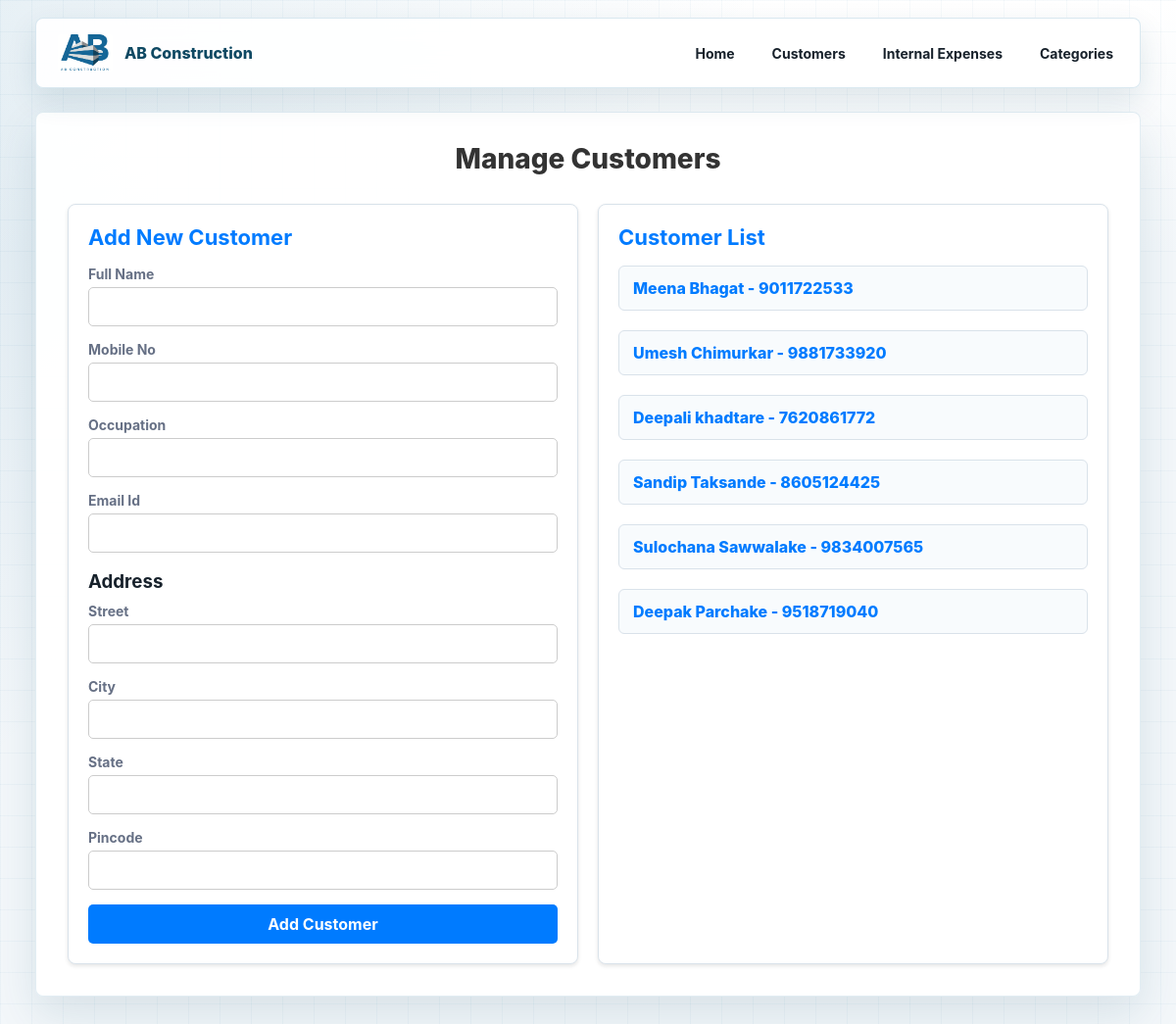
The page /customers on the database as committed earlier.
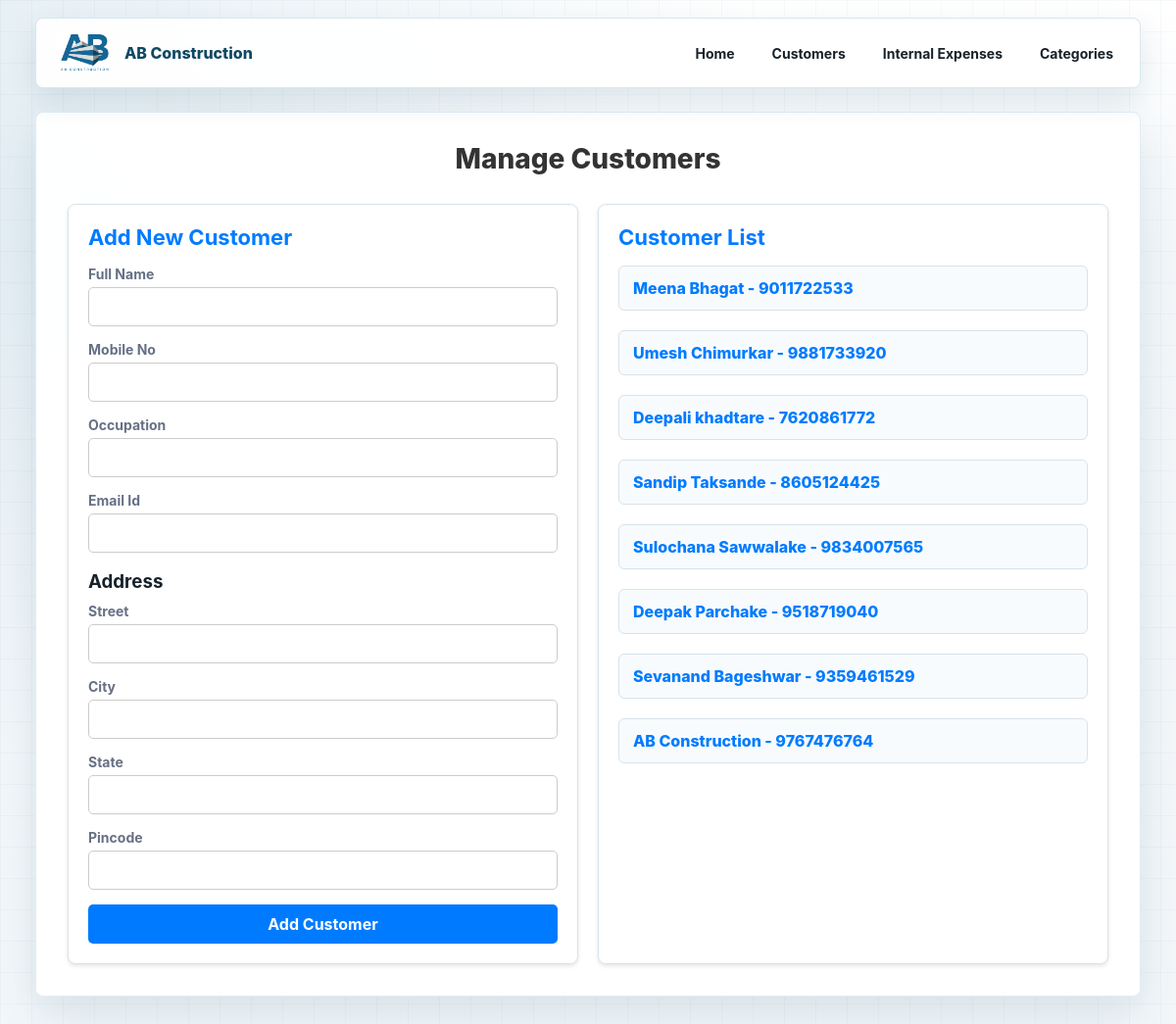
The same page on the database as committed later.
### models.py (models this page shows)
class Customer(db.Model):
  id = db.Column(db.Integer, primary_key=True)
  full_name = db.Column(db.String(100), nullable=False)
  mobile_no = db.Column(db.String(20), nullable=False)
  occupation = db.Column(db.String(50))
  email_id = db.Column(db.String(50))
  address = db.Column(db.Text)
  files = db.relationship('CustomerFile', back_populates='customer', cascade='all, delete-orphan')
  construction_size = db.Column(db.Float, nullable=True, default=0.0)
  rate_of_construction = db.Column(db.Float, nullable=True, default=0.0)
  wall_compound_size = db.Column(db.Float, nullable=True, default=0.0)
  rate_of_wall_compound = db.Column(db.Float, nullable=True, default=0.0)

### abconstruction.py (the view, shortened to what this page needs)
@app.route('/customers', methods=['GET', 'POST'])
def manage_customers():
  customers = Customer.query.all()
  if not customers:
      flash('No customers found!', 'warning')
  return render_template('customers.html', customers=customers)

### templates/customers.html (shortened to what this page needs)
<!DOCTYPE html>
<html lang="en">
<head>
  <link rel="stylesheet" href="{{ url_for('static', filename='styles.css') }}">
</head>
<body>
  <div class="navigation">
    <a href="{{ url_for('dashboard') }}" class="brand-link" aria-label="AB Construction dashboard">
      <img src="{{ url_for('static', filename='images/ab-construction-logo.png') }}" alt="AB Construction">
      <span>AB Construction</span>
    </a>
    <nav class="nav-links" aria-label="Primary navigation">
      <a href="{{ url_for('dashboard') }}">Home</a>
      <a href="{{ url_for('manage_customers') }}">Customers</a>
      <a href="{{ url_for('manage_expenses') }}">Internal Expenses</a>
      <a href="{{ url_for('manage_categories') }}">Categories</a>
    </nav>
  </div>
  <div class="container">
    <h1 class="page-title">Manage Customers</h1>
    <div class="row">
      <div class="form-box">
        <h2>Add New Customer</h2>
        <form method="POST">
          <div class="form-group">
            <label for="full_name">Full Name</label>
            <input type="text" id="full_name" name="full_name" title="Please enter customer name." required>
          </div>
          <div class="form-group">
            <label for="mobile_no">Mobile No</label>
            <input type="text" id="mobile_no" name="mobile_no" pattern="\d{10}" title="Please enter a 10-digit mobile number."  required>
          </div>
          <div class="form-group">
            <label for="occupation">Occupation</label>
            <input type="text" id="occupation" name="occupation">
          </div>
          <div class="form-group">
            <label for="email_id">Email Id</label>
            <input type="email" id="email_id" name="email_id">
          </div>
          <h3>Address</h3>
          <div class="form-group">
            <label for="street">Street</label>
            <input type="text" id="street" name="street" required>
          </div>
          <div class="form-group">
            <label for="city">City</label>
            <input type="text" id="city" name="city" required>
          </div>
          <div class="form-group">
            <label for="state">State</label>
            <input type="text" id="state" name="state" required>
          </div>
          <div class="form-group">
            <label for="pincode">Pincode</label>
            <input type="text" id="pincode" name="pincode" required>
          </div>
          <button type="submit">Add Customer</button>
        </form>
      </div>
      <div class="form-box">
        <h2>Customer List</h2>
        <ul class="customer-list">
          {% for customer in customers %}
            <li>
              <a href="{{ url_for('customer_work_details', id=customer.id) }}">
                {{ customer.full_name }} - {{ customer.mobile_no }}
              </a>
            </li>
          {% endfor %}
        </ul>
      </div>
    </div>
  </div>
</body>
</html>

Rows that differ between the two databases and show on the page:
added Customer: full_name "Sevanand Bageshwar", mobile_no "9359461529"
added Customer: full_name "AB Construction", mobile_no "9767476764"
